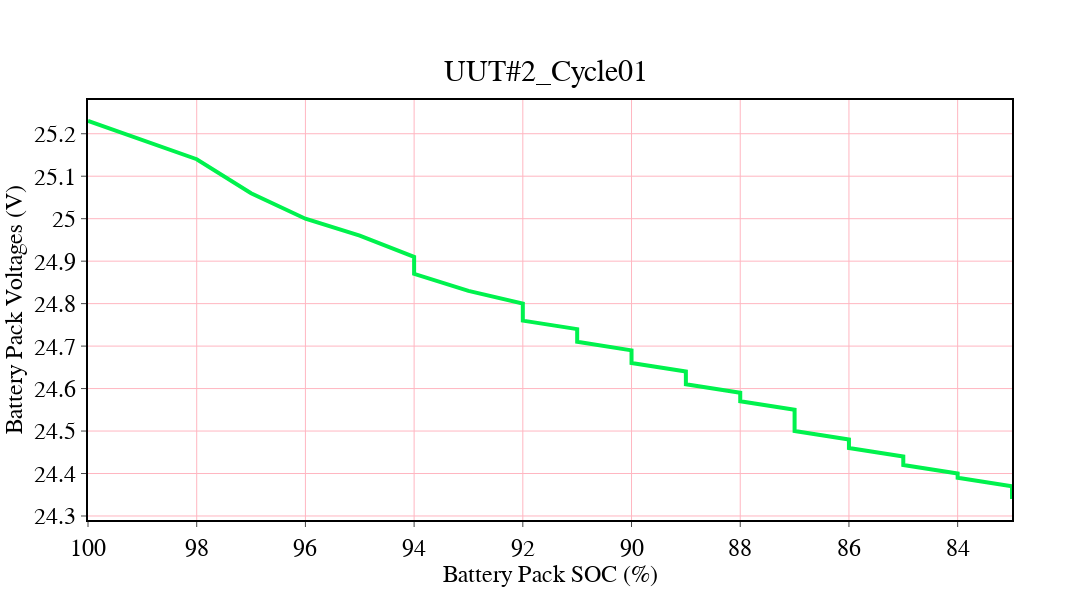
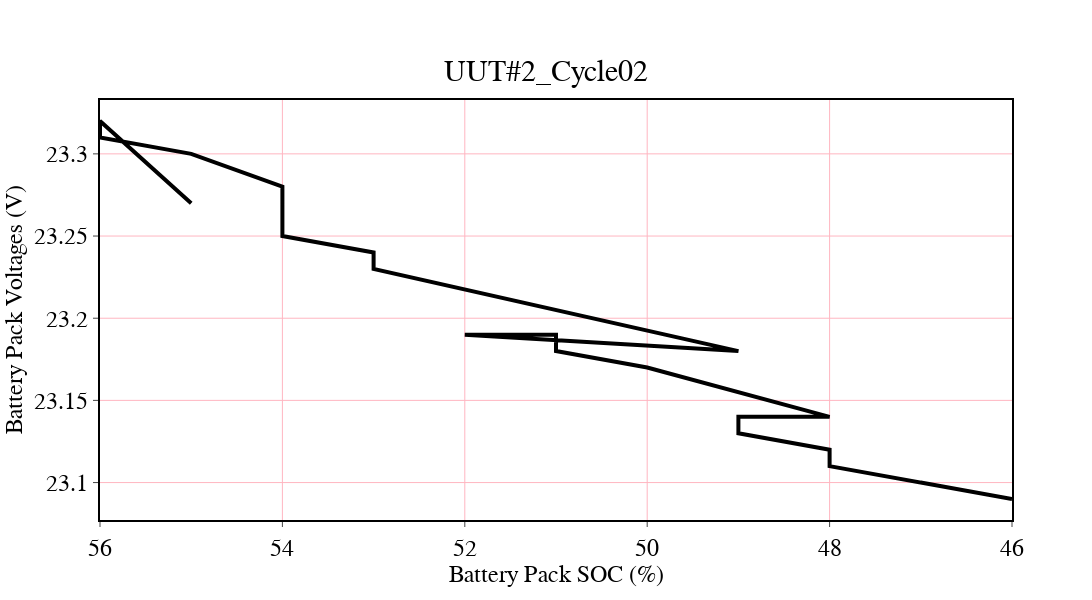

The cell these charts' notebook holds for them, in order:
### Markdown cell above
### **Battery 2**

### Code cell
# battery 2
fig = go.Figure()
fig.add_trace(go.Scatter(x=df2_1['Battery SOC [%]'], y=df2_1['Battery OCV [V]'], name='UUT#2_Cycle01', line=dict(color='#00f24d', width=4), marker=dict(size=10, color='black', symbol='hexagon')))
# fig.add_trace(go.Scatter(x=df2_2['Battery SOC [%]'], y=df2_2['Battery OCV [V]'], name='UUT#2_Cycle02', line=dict(color='black', width=4), marker=dict(size=10, color='black', symbol='hexagon')))


# flip the x and y axis
fig.update_layout(xaxis=dict(autorange="reversed"))
fig.update_layout(title='UUT#2_Cycle01')
# add description below the title as subtitle
fig.update_layout(title={'y': 0.9, 'x': 0.5, 'xanchor': 'center', 'yanchor': 'top'})
# add axis line and ticks
fig.update_xaxes(showline=True, linewidth=2, linecolor='black', mirror=True, ticks="outside")
fig.update_yaxes(showline=True, linewidth=2, linecolor='black', mirror=True, ticks="outside")
# Make x labels larger, and Times New Roman
fig.update_xaxes(title_text="Battery Pack SOC (%)", title_font=dict(size=24, family='Times New Roman', color='black'), title_standoff=25)
# Make y labels larger, and Times New Roman
fig.update_yaxes(title_text="Battery Pack Voltages (V) ", title_font=dict(size=24, family='Times New Roman', color='black'), title_standoff=25)
# change the legend font size and font family
fig.update_layout(legend=dict(font=dict(size=18, family='Times New Roman', color='black')))
# make background white
fig.update_layout(plot_bgcolor='white')
# Move x-label and y-label to the center
fig.update_layout(xaxis=dict(title=dict(standoff=5)), yaxis=dict(title=dict(standoff=5)))
# Icncrease x-axis and y-axis tick font size and font family
fig.update_xaxes(tickfont=dict(size=24, family='Times New Roman', color='black'))
fig.update_yaxes(tickfont=dict(size=24, family='Times New Roman', color='black'))
# add grid
fig.update_layout(xaxis=dict(showgrid=True, gridwidth=1, gridcolor='LightPink'), yaxis=dict(showgrid=True, gridwidth=1, gridcolor='LightPink'))
# add figure size
fig.update_layout(width=1200, height=600)
# keep the legend inside the plot area
fig.update_layout(legend=dict(x=0.76, y=0.99))
# Make title larger, and Times New Roman and center
fig.update_layout(title=dict(font=dict(size=30, family='Times New Roman', color='black'), x=0.5, xanchor='center'))
# add box around the legend
fig.update_layout(legend=dict(bordercolor='black', borderwidth=2))
fig.show()

# battery 2
fig = go.Figure()
#fig.add_trace(go.Scatter(x=df2_1['Battery SOC [%]'], y=df2_1['Battery OCV [V]'], name='UUT#2_Cycle01', line=dict(color='#00f24d', width=4), marker=dict(size=10, color='black', symbol='hexagon')))
fig.add_trace(go.Scatter(x=df2_2['Battery SOC [%]'], y=df2_2['Battery OCV [V]'], name='UUT#2_Cycle02', line=dict(color='black', width=4), marker=dict(size=10, color='black', symbol='hexagon')))


# flip the x and y axis
fig.update_layout(xaxis=dict(autorange="reversed"))
fig.update_layout(title='UUT#2_Cycle02')
# add description below the title as subtitle
fig.update_layout(title={'y': 0.9, 'x': 0.5, 'xanchor': 'center', 'yanchor': 'top'})
# add axis line and ticks
fig.update_xaxes(showline=True, linewidth=2, linecolor='black', mirror=True, ticks="outside")
fig.update_yaxes(showline=True, linewidth=2, linecolor='black', mirror=True, ticks="outside")
# Make x labels larger, and Times New Roman
fig.update_xaxes(title_text="Battery Pack SOC (%)", title_font=dict(size=24, family='Times New Roman', color='black'), title_standoff=25)
# Make y labels larger, and Times New Roman
fig.update_yaxes(title_text="Battery Pack Voltages (V) ", title_font=dict(size=24, family='Times New Roman', color='black'), title_standoff=25)
# change the legend font size and font family
fig.update_layout(legend=dict(font=dict(size=18, family='Times New Roman', color='black')))
# make background white
fig.update_layout(plot_bgcolor='white')
# Move x-label and y-label to the center
fig.update_layout(xaxis=dict(title=dict(standoff=5)), yaxis=dict(title=dict(standoff=5)))
# Icncrease x-axis and y-axis tick font size and font family
fig.update_xaxes(tickfont=dict(size=24, family='Times New Roman', color='black'))
fig.update_yaxes(tickfont=dict(size=24, family='Times New Roman', color='black'))
# add grid
fig.update_layout(xaxis=dict(showgrid=True, gridwidth=1, gridcolor='LightPink'), yaxis=dict(showgrid=True, gridwidth=1, gridcolor='LightPink'))
# add figure size
fig.update_layout(width=1200, height=600)
# keep the legend inside the plot area
fig.update_layout(legend=dict(x=0.76, y=0.99))
# Make title larger, and Times New Roman and center
fig.update_layout(title=dict(font=dict(size=30, family='Times New Roman', color='black'), x=0.5, xanchor='center'))
# add box around the legend
fig.update_layout(legend=dict(bordercolor='black', borderwidth=2))
fig.show()

### Figure 1 — Plotly figure (JSON) as saved in the notebook; plotly's stock layout.template omitted (floating-point values rounded to 4 significant figures)
{"data": [{"line": {"color": "#00f24d", "width": 4}, "marker": {"color": "black", "size": 10, "symbol": "hexagon"}, "name": "UUT#2_Cycle01", "type": "scatter", "x": [100, 98, 97, 96, 95, 94, 94, 93, 92, 92, 91, 91, 91, 90, 90, 90, 89, 89, 89, 88, 88, 87, 87, 87, 87, 86, 86, 86, 85, 85, 85, 84, 84, 83, 83], "y": [25.23, 25.14, 25.06, 25, 24.96, 24.91, 24.87, 24.83, 24.8, 24.76, 24.74, 24.71, 24.71, 24.69, 24.67, 24.66, 24.64, 24.63, 24.61, 24.59, 24.57, 24.55, 24.53, 24.51, 24.5, 24.48, 24.47, 24.46, 24.44, 24.44, 24.42, 24.4, 24.39, 24.37, 24.34]}], "layout": {"height": 600, "legend": {"bordercolor": "black", "borderwidth": 2, "font": {"color": "black", "family": "Times New Roman", "size": 18}, "x": 0.76, "y": 0.99}, "plot_bgcolor": "white", "title": {"font": {"color": "black", "family": "Times New Roman", "size": 30}, "text": "UUT#2_Cycle01", "x": 0.5, "xanchor": "center", "y": 0.9, "yanchor": "top"}, "width": 1200, "xaxis": {"autorange": "reversed", "gridcolor": "LightPink", "gridwidth": 1, "linecolor": "black", "linewidth": 2, "mirror": true, "showgrid": true, "showline": true, "tickfont": {"color": "black", "family": "Times New Roman", "size": 24}, "ticks": "outside", "title": {"font": {"color": "black", "family": "Times New Roman", "size": 24}, "standoff": 5, "text": "Battery Pack SOC (%)"}}, "yaxis": {"gridcolor": "LightPink", "gridwidth": 1, "linecolor": "black", "linewidth": 2, "mirror": true, "showgrid": true, "showline": true, "tickfont": {"color": "black", "family": "Times New Roman", "size": 24}, "ticks": "outside", "title": {"font": {"color": "black", "family": "Times New Roman", "size": 24}, "standoff": 5, "text": "Battery Pack Voltages (V) "}}}}

### Figure 2 — Plotly figure (JSON) as saved in the notebook; plotly's stock layout.template omitted (floating-point values rounded to 4 significant figures)
{"data": [{"line": {"color": "black", "width": 4}, "marker": {"color": "black", "size": 10, "symbol": "hexagon"}, "name": "UUT#2_Cycle02", "type": "scatter", "x": [55, 56, 56, 56, 55, 54, 54, 54, 53, 53, 53, 49, 52, 51, 51, 50, 48, 49, 49, 48, 48, 46, 47], "y": [23.27, 23.32, 23.31, 23.31, 23.3, 23.28, 23.26, 23.25, 23.24, 23.23, 23.23, 23.18, 23.19, 23.19, 23.18, 23.17, 23.14, 23.14, 23.13, 23.12, 23.11, 23.09, 23.1]}], "layout": {"height": 600, "legend": {"bordercolor": "black", "borderwidth": 2, "font": {"color": "black", "family": "Times New Roman", "size": 18}, "x": 0.76, "y": 0.99}, "plot_bgcolor": "white", "title": {"font": {"color": "black", "family": "Times New Roman", "size": 30}, "text": "UUT#2_Cycle02", "x": 0.5, "xanchor": "center", "y": 0.9, "yanchor": "top"}, "width": 1200, "xaxis": {"autorange": "reversed", "gridcolor": "LightPink", "gridwidth": 1, "linecolor": "black", "linewidth": 2, "mirror": true, "showgrid": true, "showline": true, "tickfont": {"color": "black", "family": "Times New Roman", "size": 24}, "ticks": "outside", "title": {"font": {"color": "black", "family": "Times New Roman", "size": 24}, "standoff": 5, "text": "Battery Pack SOC (%)"}}, "yaxis": {"gridcolor": "LightPink", "gridwidth": 1, "linecolor": "black", "linewidth": 2, "mirror": true, "showgrid": true, "showline": true, "tickfont": {"color": "black", "family": "Times New Roman", "size": 24}, "ticks": "outside", "title": {"font": {"color": "black", "family": "Times New Roman", "size": 24}, "standoff": 5, "text": "Battery Pack Voltages (V) "}}}}
